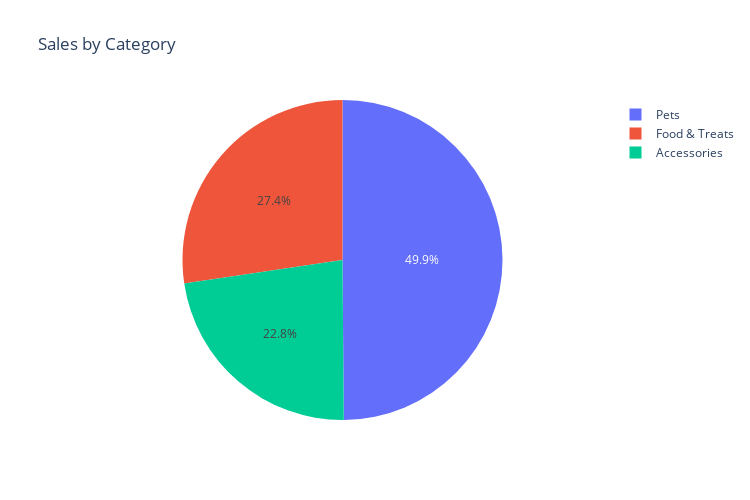

The code cell stored with this chart in its notebook:
### Code cell
df = pd.DataFrame({
'categories': pd.Series(["Food & Treats", "Pets", "Accessories"]),
'sales': pd.Series([27658,50423,23025])
})
fig = px.pie(df, values="sales", names="categories", height=500, width=750, title='Sales by Category')
fig.show()

### Figure 1 — Plotly figure (JSON) as saved in the notebook; plotly's stock layout.template omitted (floating-point values rounded to 4 significant figures)
{"data": [{"domain": {"x": [0, 1], "y": [0, 1]}, "hovertemplate": "categories=%{label}<br>sales=%{value}<extra></extra>", "labels": ["Food & Treats", "Pets", "Accessories"], "legendgroup": "", "name": "", "showlegend": true, "type": "pie", "values": [27658, 50423, 23025]}], "layout": {"height": 500, "legend": {"tracegroupgap": 0}, "title": {"text": "Sales by Category"}, "width": 750}}
